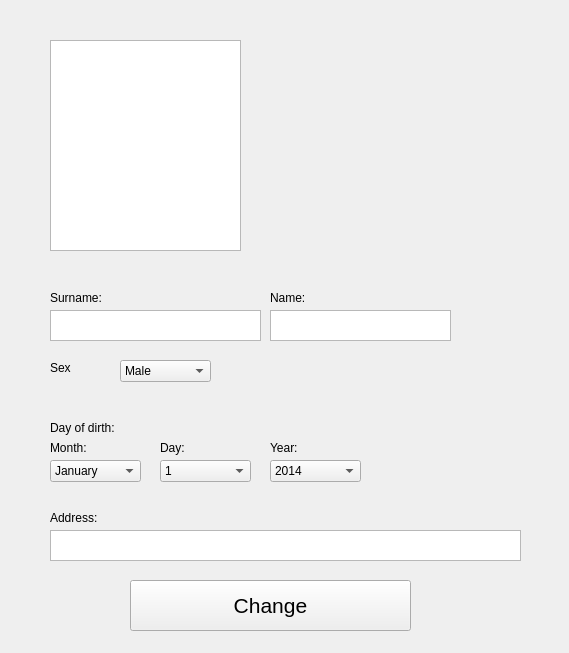
<?xml version="1.0" encoding="UTF-8"?>
<ui version="4.0">
 <class>personwindow</class>
 <widget class="QWidget" name="personwindow">
  <property name="geometry">
   <rect>
    <x>0</x>
    <y>0</y>
    <width>569</width>
    <height>653</height>
   </rect>
  </property>
  <property name="windowTitle">
   <string>Form</string>
  </property>
  <widget class="QLabel" name="label">
   <property name="geometry">
    <rect>
     <x>50</x>
     <y>420</y>
     <width>101</width>
     <height>16</height>
    </rect>
   </property>
   <property name="text">
    <string>Day of dirth:</string>
   </property>
  </widget>
  <widget class="QLabel" name="label_5">
   <property name="geometry">
    <rect>
     <x>50</x>
     <y>510</y>
     <width>111</width>
     <height>16</height>
    </rect>
   </property>
   <property name="text">
    <string>Address:</string>
   </property>
  </widget>
  <widget class="QLabel" name="label_9">
   <property name="geometry">
    <rect>
     <x>50</x>
     <y>360</y>
     <width>31</width>
     <height>16</height>
    </rect>
   </property>
   <property name="text">
    <string>Sex</string>
   </property>
  </widget>
  <widget class="QComboBox" name="comboBoxSex">
   <property name="geometry">
    <rect>
     <x>120</x>
     <y>360</y>
     <width>91</width>
     <height>22</height>
    </rect>
   </property>
   <property name="currentText">
    <string>Male</string>
   </property>
   <item>
    <property name="text">
     <string>Male</string>
    </property>
   </item>
   <item>
    <property name="text">
     <string>Female</string>
    </property>
   </item>
  </widget>
  <widget class="QTextEdit" name="textEditSurname">
   <property name="geometry">
    <rect>
     <x>50</x>
     <y>310</y>
     <width>211</width>
     <height>31</height>
    </rect>
   </property>
   <property name="html">
    <string>&lt;!DOCTYPE HTML PUBLIC &quot;-//W3C//DTD HTML 4.0//EN&quot; &quot;http://www.w3.org/TR/REC-html40/strict.dtd&quot;&gt;
&lt;html&gt;&lt;head&gt;&lt;meta name=&quot;qrichtext&quot; content=&quot;1&quot; /&gt;&lt;style type=&quot;text/css&quot;&gt;
p, li { white-space: pre-wrap; }
&lt;/style&gt;&lt;/head&gt;&lt;body style=&quot; font-family:'MS Shell Dlg 2'; font-size:7.8pt; font-weight:400; font-style:normal;&quot;&gt;
&lt;p style=&quot;-qt-paragraph-type:empty; margin-top:0px; margin-bottom:0px; margin-left:0px; margin-right:0px; -qt-block-indent:0; text-indent:0px;&quot;&gt;&lt;br /&gt;&lt;/p&gt;&lt;/body&gt;&lt;/html&gt;</string>
   </property>
  </widget>
  <widget class="QLabel" name="label_11">
   <property name="geometry">
    <rect>
     <x>50</x>
     <y>290</y>
     <width>61</width>
     <height>16</height>
    </rect>
   </property>
   <property name="text">
    <string>Surname:</string>
   </property>
  </widget>
  <widget class="QTextEdit" name="textEditName">
   <property name="geometry">
    <rect>
     <x>270</x>
     <y>310</y>
     <width>181</width>
     <height>31</height>
    </rect>
   </property>
  </widget>
  <widget class="QComboBox" name="comboBoxDayB">
   <property name="geometry">
    <rect>
     <x>160</x>
     <y>460</y>
     <width>91</width>
     <height>22</height>
    </rect>
   </property>
   <item>
    <property name="text">
     <string>1</string>
    </property>
   </item>
   <item>
    <property name="text">
     <string>2</string>
    </property>
   </item>
   <item>
    <property name="text">
     <string>3</string>
    </property>
   </item>
   <item>
    <property name="text">
     <string>4</string>
    </property>
   </item>
   <item>
    <property name="text">
     <string>5</string>
    </property>
   </item>
   <item>
    <property name="text">
     <string>6</string>
    </property>
   </item>
   <item>
    <property name="text">
     <string>7</string>
    </property>
   </item>
   <item>
    <property name="text">
     <string>8</string>
    </property>
   </item>
   <item>
    <property name="text">
     <string>9</string>
    </property>
   </item>
   <item>
    <property name="text">
     <string>10</string>
    </property>
   </item>
   <item>
    <property name="text">
     <string>11</string>
    </property>
   </item>
   <item>
    <property name="text">
     <string>12</string>
    </property>
   </item>
   <item>
    <property name="text">
     <string>13</string>
    </property>
   </item>
   <item>
    <property name="text">
     <string>14</string>
    </property>
   </item>
   <item>
    <property name="text">
     <string>15</string>
    </property>
   </item>
   <item>
    <property name="text">
     <string>16</string>
    </property>
   </item>
   <item>
    <property name="text">
     <string>17</string>
    </property>
   </item>
   <item>
    <property name="text">
     <string>18</string>
    </property>
   </item>
   <item>
    <property name="text">
     <string>19</string>
    </property>
   </item>
   <item>
    <property name="text">
     <string>20</string>
    </property>
   </item>
   <item>
    <property name="text">
     <string>21</string>
    </property>
   </item>
   <item>
    <property name="text">
     <string>22</string>
    </property>
   </item>
   <item>
    <property name="text">
     <string>23</string>
    </property>
   </item>
   <item>
    <property name="text">
     <string>24</string>
    </property>
   </item>
   <item>
    <property name="text">
     <string>25</string>
    </property>
   </item>
   <item>
    <property name="text">
     <string>26</string>
    </property>
   </item>
   <item>
    <property name="text">
     <string>27</string>
    </property>
   </item>
   <item>
    <property name="text">
     <string>28</string>
    </property>
   </item>
   <item>
    <property name="text">
     <string>29</string>
    </property>
   </item>
   <item>
    <property name="text">
     <string>30</string>
    </property>
   </item>
   <item>
    <property name="text">
     <string>31</string>
    </property>
   </item>
  </widget>
  <widget class="QLabel" name="label_12">
   <property name="geometry">
    <rect>
     <x>160</x>
     <y>440</y>
     <width>41</width>
     <height>16</height>
    </rect>
   </property>
   <property name="text">
    <string>Day:</string>
   </property>
  </widget>
  <widget class="QLabel" name="label_13">
   <property name="geometry">
    <rect>
     <x>50</x>
     <y>440</y>
     <width>51</width>
     <height>16</height>
    </rect>
   </property>
   <property name="text">
    <string>Month:</string>
   </property>
  </widget>
  <widget class="QLabel" name="label_14">
   <property name="geometry">
    <rect>
     <x>270</x>
     <y>440</y>
     <width>31</width>
     <height>16</height>
    </rect>
   </property>
   <property name="text">
    <string>Year:</string>
   </property>
  </widget>
  <widget class="QComboBox" name="comboBoxMonthB">
   <property name="geometry">
    <rect>
     <x>50</x>
     <y>460</y>
     <width>91</width>
     <height>22</height>
    </rect>
   </property>
   <item>
    <property name="text">
     <string>January</string>
    </property>
   </item>
   <item>
    <property name="text">
     <string>February</string>
    </property>
   </item>
   <item>
    <property name="text">
     <string>March</string>
    </property>
   </item>
   <item>
    <property name="text">
     <string>April</string>
    </property>
   </item>
   <item>
    <property name="text">
     <string>May</string>
    </property>
   </item>
   <item>
    <property name="text">
     <string>June</string>
    </property>
   </item>
   <item>
    <property name="text">
     <string>July</string>
    </property>
   </item>
   <item>
    <property name="text">
     <string>August</string>
    </property>
   </item>
   <item>
    <property name="text">
     <string>September</string>
    </property>
   </item>
   <item>
    <property name="text">
     <string>October</string>
    </property>
   </item>
   <item>
    <property name="text">
     <string>November</string>
    </property>
   </item>
   <item>
    <property name="text">
     <string>December</string>
    </property>
   </item>
  </widget>
  <widget class="QTextEdit" name="textEditPlace">
   <property name="geometry">
    <rect>
     <x>50</x>
     <y>530</y>
     <width>471</width>
     <height>31</height>
    </rect>
   </property>
  </widget>
  <widget class="QGraphicsView" name="graphicsViewPhoto">
   <property name="geometry">
    <rect>
     <x>50</x>
     <y>40</y>
     <width>191</width>
     <height>211</height>
    </rect>
   </property>
  </widget>
  <widget class="QLabel" name="label_10">
   <property name="geometry">
    <rect>
     <x>270</x>
     <y>290</y>
     <width>55</width>
     <height>16</height>
    </rect>
   </property>
   <property name="text">
    <string>Name:</string>
   </property>
  </widget>
  <widget class="QPushButton" name="pushButton">
   <property name="geometry">
    <rect>
     <x>130</x>
     <y>580</y>
     <width>281</width>
     <height>51</height>
    </rect>
   </property>
   <property name="font">
    <font>
     <pointsize>16</pointsize>
    </font>
   </property>
   <property name="text">
    <string>Change</string>
   </property>
  </widget>
  <widget class="QComboBox" name="comboBoxYearB">
   <property name="geometry">
    <rect>
     <x>270</x>
     <y>460</y>
     <width>91</width>
     <height>22</height>
    </rect>
   </property>
   <item>
    <property name="text">
     <string>2014</string>
    </property>
   </item>
   <item>
    <property name="text">
     <string>2013</string>
    </property>
   </item>
   <item>
    <property name="text">
     <string>2012</string>
    </property>
   </item>
   <item>
    <property name="text">
     <string>2011</string>
    </property>
   </item>
   <item>
    <property name="text">
     <string>2010</string>
    </property>
   </item>
   <item>
    <property name="text">
     <string>2009</string>
    </property>
   </item>
   <item>
    <property name="text">
     <string>2008</string>
    </property>
   </item>
   <item>
    <property name="text">
     <string>2007</string>
    </property>
   </item>
   <item>
    <property name="text">
     <string>2006</string>
    </property>
   </item>
   <item>
    <property name="text">
     <string>2005</string>
    </property>
   </item>
   <item>
    <property name="text">
     <string>2004</string>
    </property>
   </item>
   <item>
    <property name="text">
     <string>2003</string>
    </property>
   </item>
   <item>
    <property name="text">
     <string>2002</string>
    </property>
   </item>
   <item>
    <property name="text">
     <string>2001</string>
    </property>
   </item>
   <item>
    <property name="text">
     <string>2000</string>
    </property>
   </item>
   <item>
    <property name="text">
     <string>1999</string>
    </property>
   </item>
   <item>
    <property name="text">
     <string>1998</string>
    </property>
   </item>
   <item>
    <property name="text">
     <string>1997</string>
    </property>
   </item>
   <item>
    <property name="text">
     <string>1996</string>
    </property>
   </item>
   <item>
    <property name="text">
     <string>1995</string>
    </property>
   </item>
   <item>
    <property name="text">
     <string>1994</string>
    </property>
   </item>
   <item>
    <property name="text">
     <string>1993</string>
    </property>
   </item>
   <item>
    <property name="text">
     <string>1992</string>
    </property>
   </item>
   <item>
    <property name="text">
     <string>1991</string>
    </property>
   </item>
   <item>
    <property name="text">
     <string>1990</string>
    </property>
   </item>
   <item>
    <property name="text">
     <string>1989</string>
    </property>
   </item>
   <item>
    <property name="text">
     <string>1988</string>
    </property>
   </item>
   <item>
    <property name="text">
     <string>1987</string>
    </property>
   </item>
   <item>
    <property name="text">
     <string>1986</string>
    </property>
   </item>
   <item>
    <property name="text">
     <string>1985</string>
    </property>
   </item>
   <item>
    <property name="text">
     <string>1984</string>
    </property>
   </item>
   <item>
    <property name="text">
     <string>1983</string>
    </property>
   </item>
   <item>
    <property name="text">
     <string>1982</string>
    </property>
   </item>
   <item>
    <property name="text">
     <string>1981</string>
    </property>
   </item>
   <item>
    <property name="text">
     <string>1980</string>
    </property>
   </item>
   <item>
    <property name="text">
     <string>1979</string>
    </property>
   </item>
   <item>
    <property name="text">
     <string>1978</string>
    </property>
   </item>
   <item>
    <property name="text">
     <string>1977</string>
    </property>
   </item>
   <item>
    <property name="text">
     <string>1976</string>
    </property>
   </item>
   <item>
    <property name="text">
     <string>1975</string>
    </property>
   </item>
   <item>
    <property name="text">
     <string>1974</string>
    </property>
   </item>
   <item>
    <property name="text">
     <string>1973</string>
    </property>
   </item>
   <item>
    <property name="text">
     <string>1972</string>
    </property>
   </item>
   <item>
    <property name="text">
     <string>1971</string>
    </property>
   </item>
   <item>
    <property name="text">
     <string>1970</string>
    </property>
   </item>
   <item>
    <property name="text">
     <string>1969</string>
    </property>
   </item>
   <item>
    <property name="text">
     <string>1968</string>
    </property>
   </item>
   <item>
    <property name="text">
     <string>1967</string>
    </property>
   </item>
   <item>
    <property name="text">
     <string>1966</string>
    </property>
   </item>
   <item>
    <property name="text">
     <string>1965</string>
    </property>
   </item>
   <item>
    <property name="text">
     <string>1964</string>
    </property>
   </item>
   <item>
    <property name="text">
     <string>1963</string>
    </property>
   </item>
   <item>
    <property name="text">
     <string>1962</string>
    </property>
   </item>
   <item>
    <property name="text">
     <string>1961</string>
    </property>
   </item>
   <item>
    <property name="text">
     <string>1960</string>
    </property>
   </item>
   <item>
    <property name="text">
     <string>1959</string>
    </property>
   </item>
   <item>
    <property name="text">
     <string>1958</string>
    </property>
   </item>
   <item>
    <property name="text">
     <string>1957</string>
    </property>
   </item>
   <item>
    <property name="text">
     <string>1956</string>
    </property>
   </item>
   <item>
    <property name="text">
     <string>1955</string>
    </property>
   </item>
   <item>
    <property name="text">
     <string>1954</string>
    </property>
   </item>
   <item>
    <property name="text">
     <string>1953</string>
    </property>
   </item>
   <item>
    <property name="text">
     <string>1952</string>
    </property>
   </item>
   <item>
    <property name="text">
     <string>1951</string>
    </property>
   </item>
   <item>
    <property name="text">
     <string>1950</string>
    </property>
   </item>
   <item>
    <property name="text">
     <string>1949</string>
    </property>
   </item>
   <item>
    <property name="text">
     <string>1948</string>
    </property>
   </item>
   <item>
    <property name="text">
     <string>1947</string>
    </property>
   </item>
   <item>
    <property name="text">
     <string>1946</string>
    </property>
   </item>
   <item>
    <property name="text">
     <string>1945</string>
    </property>
   </item>
   <item>
    <property name="text">
     <string>1944</string>
    </property>
   </item>
   <item>
    <property name="text">
     <string>1943</string>
    </property>
   </item>
   <item>
    <property name="text">
     <string>1942</string>
    </property>
   </item>
   <item>
    <property name="text">
     <string>1941</string>
    </property>
   </item>
   <item>
    <property name="text">
     <string>1940</string>
    </property>
   </item>
   <item>
    <property name="text">
     <string>1939</string>
    </property>
   </item>
   <item>
    <property name="text">
     <string>1938</string>
    </property>
   </item>
   <item>
    <property name="text">
     <string>1937</string>
    </property>
   </item>
   <item>
    <property name="text">
     <string>1936</string>
    </property>
   </item>
   <item>
    <property name="text">
     <string>1935</string>
    </property>
   </item>
   <item>
    <property name="text">
     <string>1934</string>
    </property>
   </item>
  </widget>
 </widget>
 <resources/>
 <connections/>
</ui>
